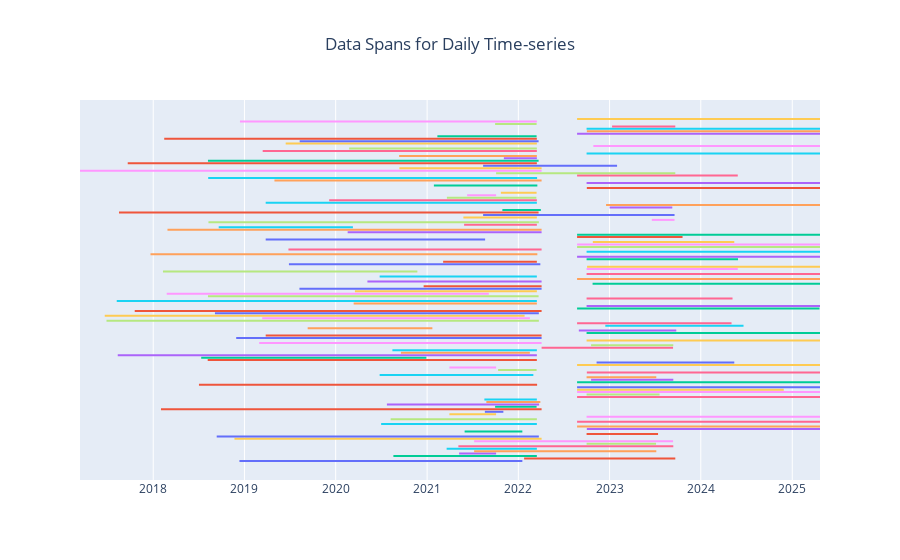

Notebook source saved alongside this figure:
### Code cell
df_min_max_dates = df_daily.group_by(["id"]).agg(
    [pl.col("datetime").min().alias("min_date"),
     pl.col("datetime").max().alias("max_date"),
     pl.len().alias("days")
     ]
)

fig = go.Figure()
for (start, end, value, days) in zip(df_min_max_dates["min_date"], df_min_max_dates["max_date"],
                                     df_min_max_dates["id"], df_min_max_dates["days"]):
    # name = f"{start} to {end}"
    name = days
    fig.add_trace(go.Scatter(x=[start, end], y=[value, value],
                             mode='lines', name=name))

fig.update_layout(
    title = "Data Spans for Daily Time-series",
    title_x = 0.5
)
fig.update_yaxes(visible=False, showticklabels=False)
fig.update_layout(showlegend=False, template="plotly")
fig.show()
# fig.write_html("../reports/figures/gaszähler_start_end_datum.html")
fig.write_image("../reports/figures/daily_time_span.png")
